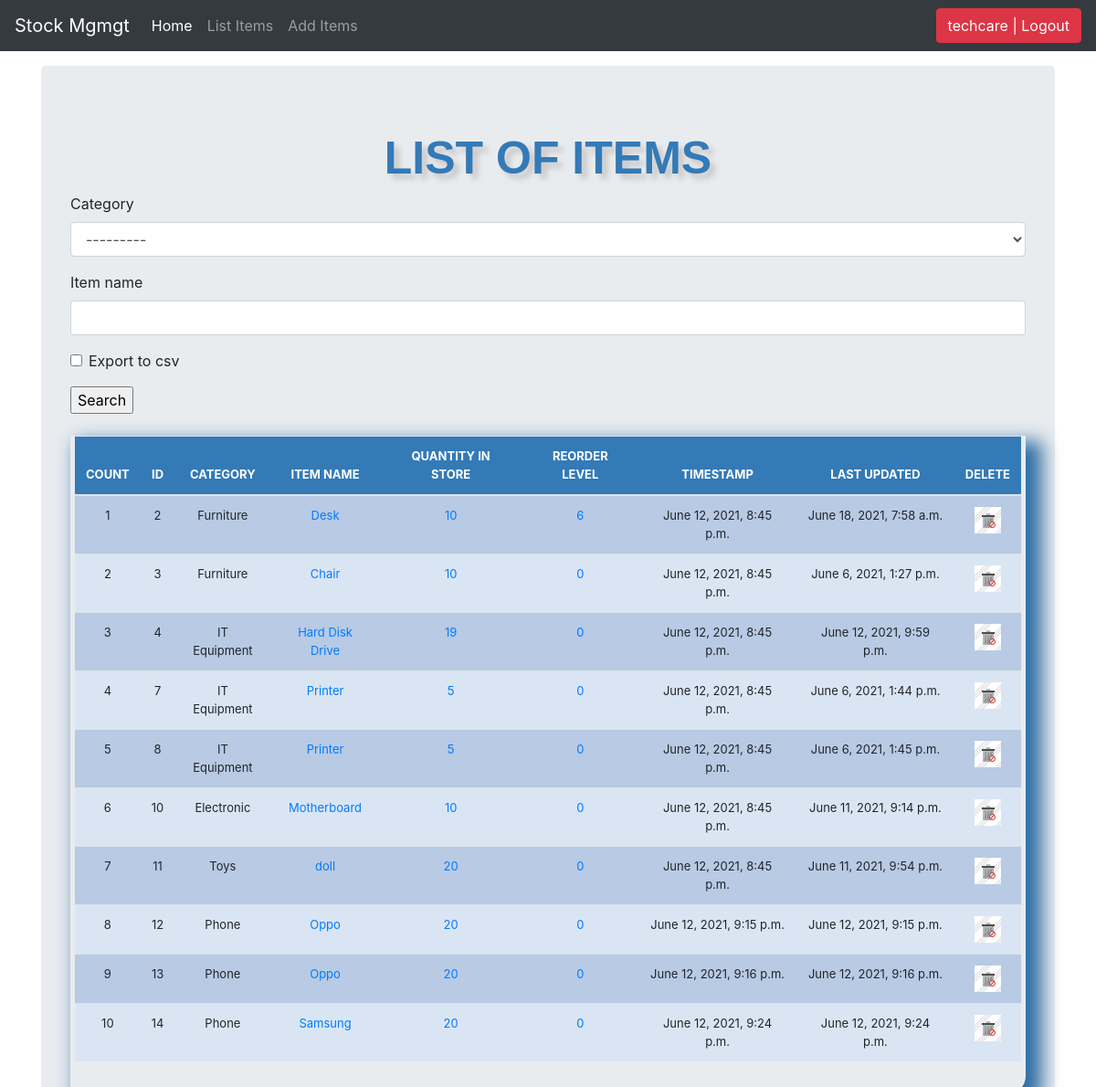
The app's page /list_items/ (signed in) with its own data.
### stockmgmgt/models.py (models this page shows, shortened)
class Stock(models.Model):
	category = models.ForeignKey(Category, on_delete=models.CASCADE, blank=True)
	item_name = models.CharField(max_length=50, blank=True, null=True)
	quantity = models.IntegerField(default='0', blank=False, null=True)
	receive_quantity = models.IntegerField(default='0', blank=True, null=True)
	receive_by = models.CharField(max_length=50, blank=True, null=True)
	issue_quantity = models.IntegerField(default='0', blank=True, null=True)
	issue_by = models.CharField(max_length=50, blank=True, null=True)
	issue_to = models.CharField(max_length=50, blank=True, null=True)
	phone_number = models.CharField(max_length=50, blank=True, null=True)
	created_by = models.CharField(max_length=50, blank=True, null=True)
	reorder_level = models.IntegerField(default='0', blank=True, null=True)
	last_updated = models.DateTimeField(auto_now_add=False, auto_now=True)
	timestamp = models.DateTimeField(auto_now_add=True, auto_now=False)

class Category(models.Model):
	name = models.CharField(max_length=50, blank=True, null=True)
	def __str__(self):
		return self.name

### stockmgmgt/views.py (the view, shortened to what this page needs)
# urls.py: path('list_items/', views.list_items, name='list_items'),
@login_required
def list_items(request):
	header = 'LIST OF ITEMS'
	form = StockSearchForm(request.POST or None)
	queryset = Stock.objects.all()
	context = {
		"header": header,
		"queryset": queryset,
		"form": form,
	}
	return render(request, "list_items.html",context)

### stockmgmgt/forms.py
class StockSearchForm(forms.ModelForm):
	export_to_CSV = forms.BooleanField(required=False)
	class Meta:
	 model = Stock
	 fields = ['category', 'item_name']

### stockmgmgt/templates/list_items.html (shortened to what this page needs)
{% load staticfiles %}
{% load crispy_forms_tags %}
<!DOCTYPE html>
<html lang="en">
  <head>
<link href="{% static 'css/stylesheet.css' %}" rel="stylesheet">
<link href="{% static 'css/bootstrap.min.css' %}" rel="stylesheet">
    <link href="{% static 'css/navbar-top-fixed.css' %}" rel="stylesheet">
  </head>
  <body>
   {% include 'navbar.html' %}
<main role="main" class="container">
  <div class="jumbotron">
    <div class="header">{{header}}</div>
    <form method='POST' action=''>{% csrf_token %}
        {{form|crispy}}
            <input type="submit" value='Search'/>
    </form>
    <br>
     <div class="display_table">
        <table class='table'>
          <thead>
            <tr>
              <th>COUNT</th>
              <th>ID</th>
              <th>CATEGORY</th>
              <th>ITEM NAME</th>
              <th>QUANTITY IN STORE</th>
              <th>REORDER LEVEL</th>
              <th>TIMESTAMP</th>
              <th>LAST UPDATED</th>
              <th>DELETE</th>
            </tr>
            </thead>
          {% for instance in queryset %}
              <tr>
                <td>{{forloop.counter}}</td>
                <td>{{instance.id}}</td>
                <td>{{instance.category}}</td>
                <td><a href="{% url 'update_items' instance.id %}">{{instance.item_name}}</a></td>
                <td>
                  {% if instance.quantity <= instance.reorder_level %}
                    <div style="background-color: orange;">
                      <a href="{% url 'stock_detail' instance.id %}">{{instance.quantity}}</a>
                    </div>
                  {% else %}
                    <a href="{% url 'stock_detail' instance.id %}">{{instance.quantity}}</a>
                  {% endif %}
                </td>
                <td><a href="{% url 'reorder_level' instance.id %}">{{instance.reorder_level}}</a></td>
                <td>{{instance.timestamp}}</td>
                <td>{{instance.last_updated}}</td>
                <td><a href="{% url 'delete_items' instance.id %}"><img src="{%static 'img/del.png' %}"></a></td>
              </tr>
          {% endfor %}
        </table>
      </div>
  </div>
</main>
      </body>
</html>

### stockmgmgt/templates/navbar.html (shortened to what this page needs)
    <nav class="navbar navbar-expand-md navbar-dark fixed-top bg-dark">
  <a class="navbar-brand" href="#">Stock Mgmgt</a>
  <div class="collapse navbar-collapse" id="navbarCollapse">
    <ul class="navbar-nav mr-auto">
      <li class="nav-item active">
        <a class="nav-link" href="/">Home <span class="sr-only">(current)</span></a>
      </li>
      {% if request.user.is_authenticated %}
      <li class="nav-item">
        <a class="nav-link" href="/list_items">List Items</a>
      </li>
      <li class="nav-item">
        <a class="nav-link" href="/add_items">Add Items</a>
      </li>
      {% endif %}
    </ul>
    <ul class="navbar-nav">
        {% if request.user.is_authenticated %}
        <li><a href="/accounts/logout"><button class="btn btn-danger">{{ user }} | Logout</button></a></li>
        {% else %}
        <li><a href="/accounts/login">Login</a></li>
        {% endif %}
    </ul>
  </div>
</nav>

### stockmgmgt/static/css/stylesheet.css (style rules this page uses)
body { background-color: #34eb6b; }
.table { font-size: 13px; text-align: center; width: 95%; margin: auto; }
.table tr:nth-child(odd) { background: #B8CAE4 }
.table tr:nth-child(even) { background: #dae5f4 }
th { background-color: #337ab7; color: white; }
.display_table { border-bottom-right-radius: 20px; padding-left: 5px; padding-right: 5px; padding-bottom: 20px; box-shadow: 12px 12px 20px 6px #2e6da4; }
.header { font-family: helvetica; color: #337ab7; font-size: 50px; text-align: center; width: 100%; text-shadow: 6px 6px 6px #c9c6c6; display: block; font-weight: bolder; }

### stockmgmgt/static/css/navbar-top-fixed.css (style rules this page uses)
body { min-height: 75rem; padding-top: 4.5rem; }

### records on screen
Stock: id "2", category "Furniture", item_name "Desk", quantity "10", reorder_level "6", timestamp "June 12, 2021, 8:45 p.m.", last_updated "June 18, 2021, 7:58 a.m."
Stock: id "3", category "Furniture", item_name "Chair", quantity "10", reorder_level "0", timestamp "June 12, 2021, 8:45 p.m.", last_updated "June 6, 2021, 1:27 p.m."
Stock: id "4", category "IT Equipment", item_name "Hard Disk Drive", quantity "19", reorder_level "0", timestamp "June 12, 2021, 8:45 p.m.", last_updated "June 12, 2021, 9:59 p.m."
Stock: id "7", category "IT Equipment", item_name "Printer", quantity "5", reorder_level "0", timestamp "June 12, 2021, 8:45 p.m.", last_updated "June 6, 2021, 1:44 p.m."
Stock: id "8", category "IT Equipment", item_name "Printer", quantity "5", reorder_level "0", timestamp "June 12, 2021, 8:45 p.m.", last_updated "June 6, 2021, 1:45 p.m."
Stock: id "10", category "Electronic", item_name "Motherboard", quantity "10", reorder_level "0", timestamp "June 12, 2021, 8:45 p.m.", last_updated "June 11, 2021, 9:14 p.m."
Stock: id "11", category "Toys", item_name "doll", quantity "20", reorder_level "0", timestamp "June 12, 2021, 8:45 p.m.", last_updated "June 11, 2021, 9:54 p.m."
Stock: id "12", category "Phone", item_name "Oppo", quantity "20", reorder_level "0", timestamp "June 12, 2021, 9:15 p.m.", last_updated "June 12, 2021, 9:15 p.m."
Stock: id "13", category "Phone", item_name "Oppo", quantity "20", reorder_level "0", timestamp "June 12, 2021, 9:16 p.m.", last_updated "June 12, 2021, 9:16 p.m."
Stock: id "14", category "Phone", item_name "Samsung", quantity "20", reorder_level "0", timestamp "June 12, 2021, 9:24 p.m.", last_updated "June 12, 2021, 9:24 p.m."

### other values on screen
{{ user }} "techcare"
{{ header }} "LIST OF ITEMS"
